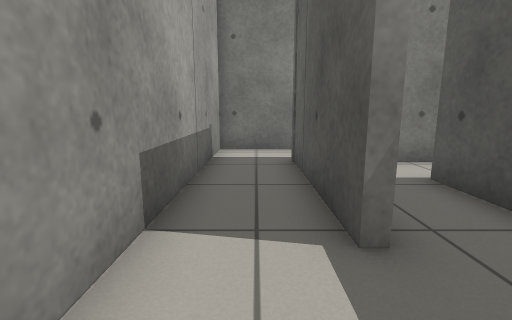
View 1 (above)

19 first-person views from a walk through a world built for the Gazebo simulator. The camera is 0.67 m above the floor, tilts 10° down and sees 85° across. The floor is counted in squares, 0.5 m on a side. Each view is taken from the middle of a square. On the plan, view 1 faces up. The plan holds only what a view shows up to about 13 squares ahead; the rest is blank. Robots are left out.

View 2
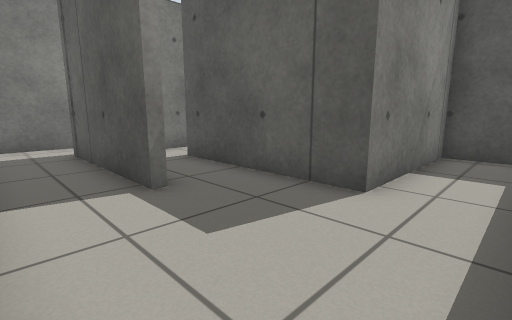

View 3
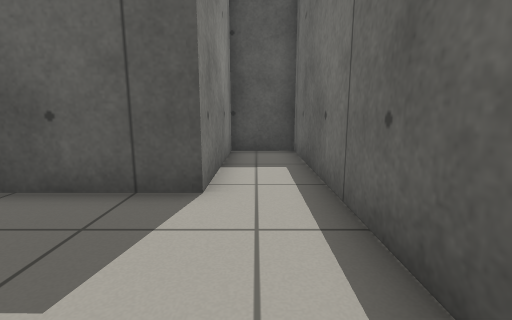

View 4
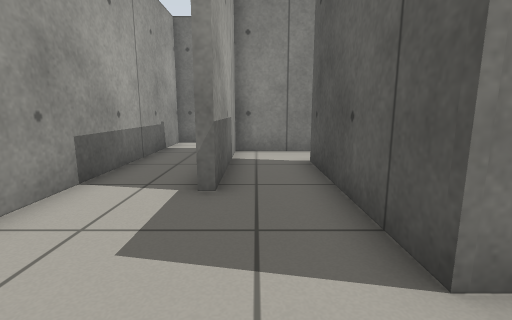

View 5
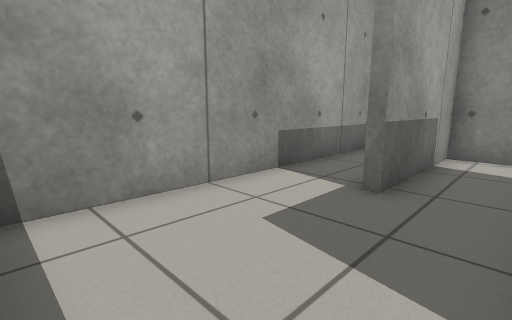

View 6
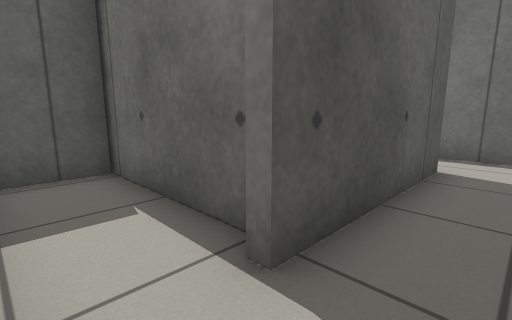

View 7
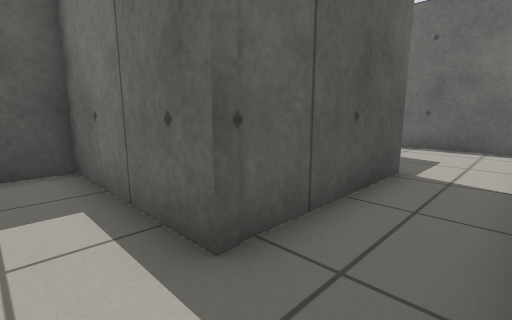

View 8
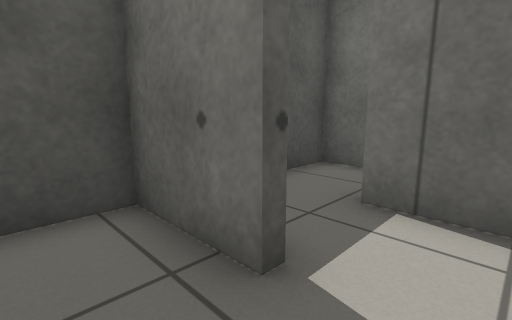

View 9
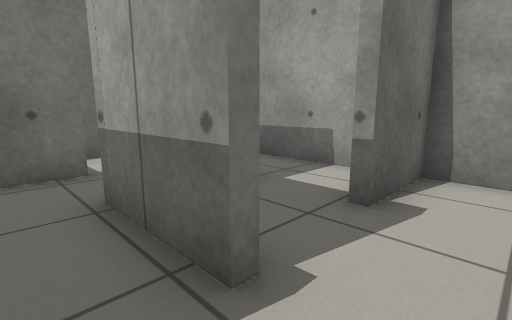

View 10
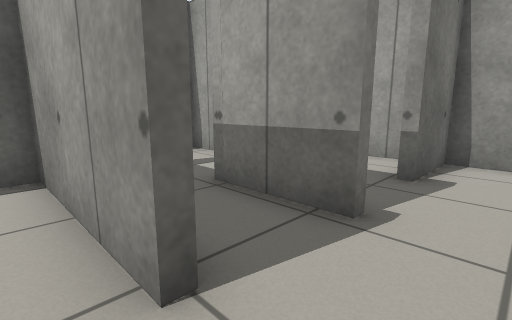

View 11
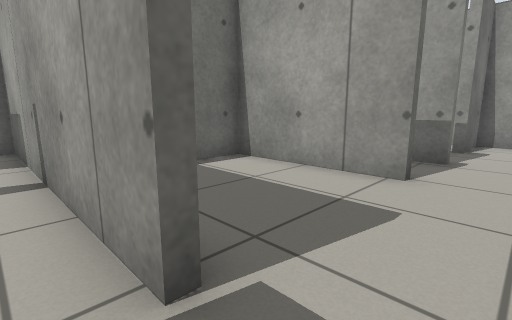

View 12
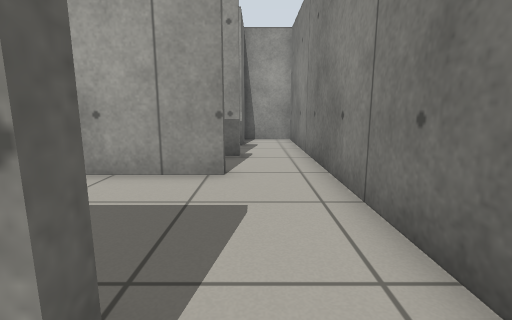

View 13
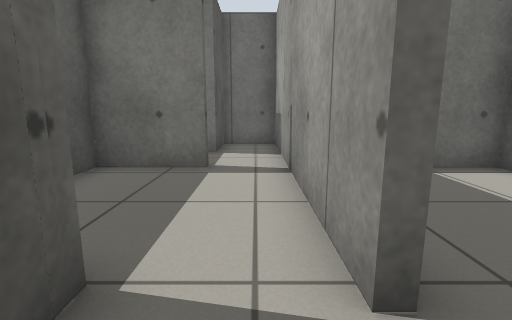

View 14
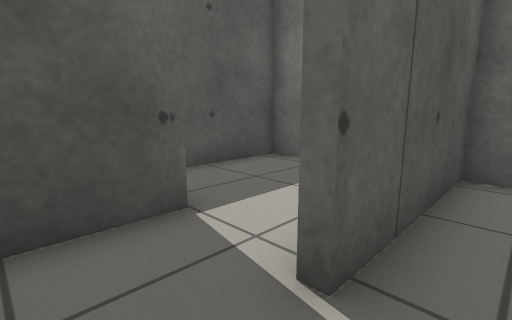

View 15
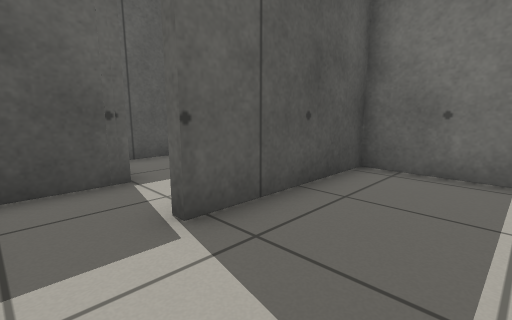

View 16
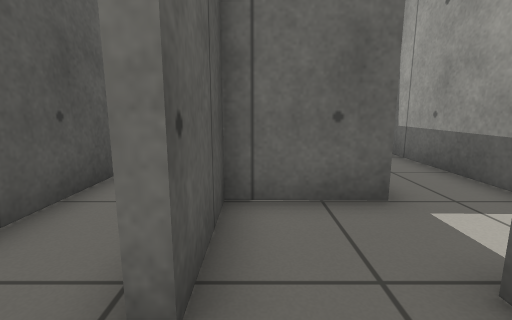

View 17
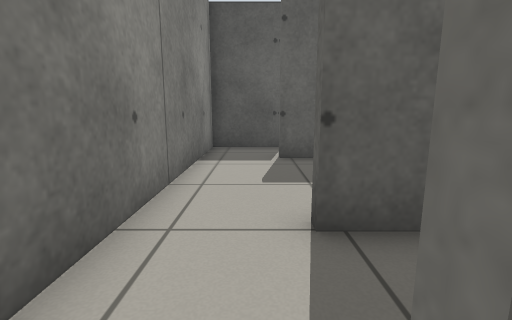

View 18
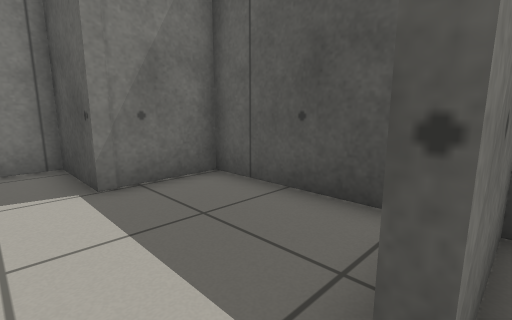

View 19
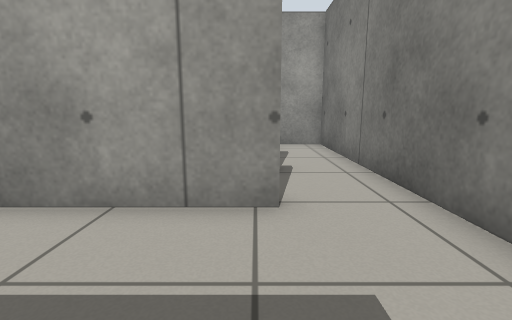

### Floor plan
Key: @ floor where view 1 was taken; # wall or solid block; . floor.
Columns run from 2 left of view 1 to 16 right of it. Each row starts with its distance up from view 1.
 20 ################
 19 #..............#
 18 #..............##
 17 ####..#.#....#..###
 16 #.....#.#....#....#
 15 #..####.#....#....#
 14 #.. ....#....#....#
 13 #.. ....#....#....#
 12 #.. ..########..###
 11 #..#....     #..
 10 ######..     #..
  9 #.......#    #.#
  8 #..######    ###
  7 #..#......#
  6 #..#......#
  5 #..#.#######
  4 #..#.#
  3 #..#.#
  2 #....#
  1 #....##
  0 #.@...#####
 -1 #.........#
 -2 #.........#
 -3   #########

Where each view was taken, in squares from view 1:
view 1: 0 up, 0 right, facing up
view 2: 2 down, 1 left, facing up-right
view 3: 1 down, 1 left, facing right
view 4: 2 down, 2 right, facing up
view 5: 2 down, 3 right, facing up-left
view 6: 7 up, 2 right, facing down-right
view 7: 9 up, 1 left, facing down-right
view 8: 14 up, 2 right, facing down-right
view 9: 19 up, 5 right, facing down-left
view 10: 19 up, 7 right, facing down-left
view 11: 19 up, 12 right, facing down-left
view 12: 18 up, 12 right, facing left
view 13: 19 up, 12 right, facing down
view 14: 19 up, 10 right, facing down-right
view 15: 19 up, 8 right, facing down-right
view 16: 19 up, 3 right, facing down
view 17: 18 up, 3 right, facing right
view 18: 12 up, 12 right, facing up-right
view 19: 17 up, 10 right, facing left
